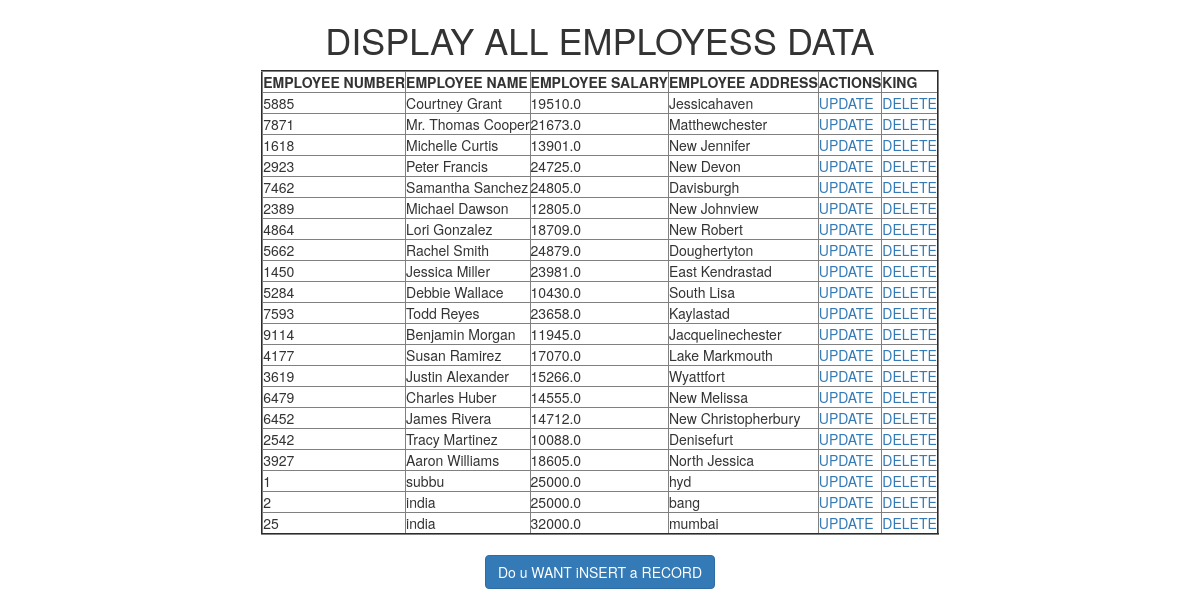
The page / on the database its author committed.
### firstapp/models.py (models this page shows)
class Employee(models.Model):
    eno=models.IntegerField()
    ename=models.CharField(max_length=256)
    esal=models.FloatField()
    eaddr=models.CharField(max_length=312)

### firstapp/views.py (the view)
# urls.py: url(r'^$', views.home_view),
def home_view(request):
    emp=Employee.objects.all()
    return render(request,'firstapp/home.html',{'emp':emp})

### templates/firstapp/home.html
<!DOCTYPE html>
{%extends  'firstapp/base.html'%}
{%block body_block%}
<h1>DISPLAY ALL EMPLOYESS DATA</h1>
<table border="2">
  <thead>
    <th>EMPLOYEE NUMBER</th>
    <th>EMPLOYEE NAME</th>
    <th>EMPLOYEE SALARY</th>
    <th>EMPLOYEE ADDRESS</th>
    <th>ACTIONS</th>
    <th>KING</th>
  </thead>
  {%for i in emp%}
<tr>
  <td>{{i.eno}}</td>
  <td>{{i.ename}}</td>
  <td>{{i.esal}}</td>
  <td>{{i.eaddr}}</td>
  <td><a href="/update/{{i.id}}">UPDATE</a></td>
  <td><a href="/delete/{{i.id}}">DELETE</a></td>
</tr>
{%endfor%}
</table><br>
<a href="/insert/" class="btn btn-primary btn lg">Do u WANT iNSERT a RECORD</a>
{%endblock%}

### templates/firstapp/base.html (shortened to what this page needs)
<!DOCTYPE html>
<html lang="en" dir="ltr">
  <head>
    <link rel="stylesheet" href="https://maxcdn.bootstrapcdn.com/bootstrap/3.3.7/css/bootstrap.min.css"
>
  </head>
  <body>
    <div class="container" align="center">
      {%block body_block%}
      {%endblock%}
    </div>
  </body>
</html>

### rows shown on the page
Employee: eno "5885", ename "Courtney Grant", esal "19510.0", eaddr "Jessicahaven"
Employee: eno "7871", ename "Mr. Thomas Cooper", esal "21673.0", eaddr "Matthewchester"
Employee: eno "1618", ename "Michelle Curtis", esal "13901.0", eaddr "New Jennifer"
Employee: eno "2923", ename "Peter Francis", esal "24725.0", eaddr "New Devon"
Employee: eno "7462", ename "Samantha Sanchez", esal "24805.0", eaddr "Davisburgh"
Employee: eno "2389", ename "Michael Dawson", esal "12805.0", eaddr "New Johnview"
Employee: eno "4864", ename "Lori Gonzalez", esal "18709.0", eaddr "New Robert"
Employee: eno "5662", ename "Rachel Smith", esal "24879.0", eaddr "Doughertyton"
Employee: eno "1450", ename "Jessica Miller", esal "23981.0", eaddr "East Kendrastad"
Employee: eno "5284", ename "Debbie Wallace", esal "10430.0", eaddr "South Lisa"
Employee: eno "7593", ename "Todd Reyes", esal "23658.0", eaddr "Kaylastad"
Employee: eno "9114", ename "Benjamin Morgan", esal "11945.0", eaddr "Jacquelinechester"
Employee: eno "4177", ename "Susan Ramirez", esal "17070.0", eaddr "Lake Markmouth"
Employee: eno "3619", ename "Justin Alexander", esal "15266.0", eaddr "Wyattfort"
Employee: eno "6479", ename "Charles Huber", esal "14555.0", eaddr "New Melissa"
Employee: eno "6452", ename "James Rivera", esal "14712.0", eaddr "New Christopherbury"
Employee: eno "2542", ename "Tracy Martinez", esal "10088.0", eaddr "Denisefurt"
Employee: eno "3927", ename "Aaron Williams", esal "18605.0", eaddr "North Jessica"
Employee: eno "1", ename "subbu", esal "25000.0", eaddr "hyd"
Employee: eno "2", ename "india", esal "25000.0", eaddr "bang"
Employee: eno "25", ename "india", esal "32000.0", eaddr "mumbai"
